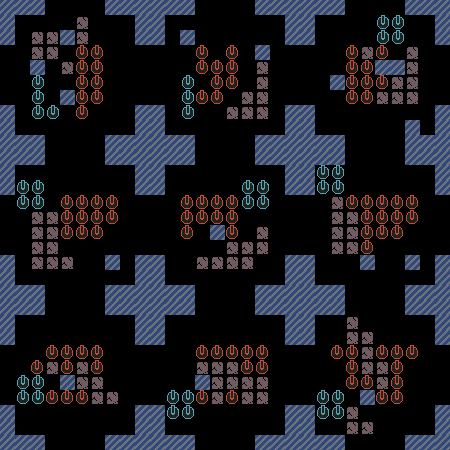

Rendered tile map (Tiled .tmx) drawn with the repository's tilesets; below, a short description and the full map source, tile grids included:
An orthogonal 30x30 tile map with 15x15 px tiles, 1 tile layer (Layer2) and 9 objects (1, 2, 3, 6, 5, ...).

<map version="1.2" tiledversion="1.2.4" orientation="orthogonal" renderorder="right-down" width="30" height="30" tilewidth="15" tileheight="15" infinite="0" nextlayerid="7" nextobjectid="57">
 <tileset firstgid="1" source="tileset.tsx" />
 <layer id="4" name="Layer2" width="30" height="30">
  <data encoding="csv">
4,4,4,0,0,0,0,4,4,4,4,4,4,0,0,0,0,4,4,4,4,4,4,0,0,0,0,4,4,4,
4,0,0,0,0,11,0,0,0,4,4,0,0,0,0,0,0,0,0,4,4,0,0,0,0,6,6,0,0,4,
4,0,11,11,4,11,0,0,0,4,4,0,4,0,0,0,0,0,0,4,4,0,0,0,0,6,6,0,0,4,
0,0,11,11,0,2147483653,2147483653,0,0,0,0,0,0,2147483653,0,2147483653,0,4,0,0,0,0,0,2147483653,11,2147483653,0,11,0,0,
0,0,4,0,11,2147483653,2147483653,0,0,0,0,0,0,2147483653,2147483653,2147483653,0,11,0,0,0,0,0,2147483653,2147483653,4,4,11,0,0,
0,0,6,0,0,2147483653,2147483653,0,0,0,0,0,6,0,2147483653,2147483653,0,11,0,0,0,0,4,2147483653,2147483653,2147483653,11,11,0,0,
0,0,6,0,4,2147483653,2147483653,0,0,0,0,0,6,2147483653,2147483653,0,11,11,0,0,0,0,0,2147483653,2147483653,11,11,11,0,0,
4,0,6,6,0,2147483653,0,0,0,4,4,0,6,0,0,11,11,11,0,4,4,0,0,0,0,0,0,0,0,4,
4,0,0,0,0,0,0,0,0,4,4,0,0,0,0,0,0,0,0,4,4,0,0,0,0,0,0,4,0,4,
4,4,4,0,0,0,0,4,4,4,4,4,4,0,0,0,0,4,4,4,4,4,4,0,0,0,0,4,4,4,
4,4,4,0,0,0,0,4,4,4,4,4,4,0,0,0,0,4,4,4,4,4,4,0,0,0,0,4,4,4,
4,0,0,0,0,0,0,0,0,4,4,0,0,0,0,0,0,0,0,4,4,6,6,0,0,0,0,0,0,4,
4,6,6,0,0,0,0,0,0,4,4,0,0,0,0,0,6,6,0,4,4,6,6,0,0,0,0,0,0,4,
0,6,6,0,2147483653,2147483653,2147483653,2147483653,0,0,0,0,2147483653,2147483653,2147483653,2147483653,6,6,0,0,0,0,11,2147483653,2147483653,2147483653,2147483653,2147483653,0,0,
0,0,11,11,2147483653,2147483653,2147483653,2147483653,0,0,0,0,2147483653,2147483653,2147483653,2147483653,0,0,0,0,0,0,11,11,2147483653,2147483653,2147483653,2147483653,0,0,
0,0,11,11,2147483653,2147483653,2147483653,0,0,0,0,0,2147483653,0,4,2147483653,0,11,0,0,0,0,11,11,2147483653,2147483653,2147483653,0,0,0,
0,0,11,11,0,0,0,0,0,0,0,0,0,0,0,11,11,11,0,0,0,0,11,11,2147483653,0,0,0,0,0,
4,0,11,11,11,0,0,4,0,4,4,0,0,11,11,11,11,0,0,4,4,0,0,0,4,0,0,4,0,4,
4,0,0,0,0,0,0,0,0,4,4,0,0,0,0,0,0,0,0,4,4,0,0,0,0,0,0,0,0,4,
4,4,4,0,0,0,0,4,4,4,4,4,4,0,0,0,0,4,4,4,4,4,4,0,0,0,0,4,4,4,
4,4,4,0,0,0,0,4,4,4,4,4,4,0,0,0,0,4,4,4,4,4,4,0,0,0,0,4,4,4,
4,0,0,0,0,0,0,0,0,4,4,0,0,0,0,0,0,0,0,4,4,0,0,11,0,0,0,0,0,4,
4,0,0,0,0,0,0,0,0,4,4,0,0,0,0,0,0,0,0,4,4,0,0,11,11,0,0,0,0,4,
0,0,0,2147483653,2147483653,2147483653,2147483653,0,0,0,0,0,0,2147483653,2147483653,2147483653,2147483653,2147483653,0,0,0,0,2147483653,2147483653,11,2147483653,2147483653,2147483653,0,0,
0,0,2147483653,11,2147483653,11,2147483653,0,0,0,0,0,0,11,11,11,2147483653,2147483653,0,0,0,0,0,2147483653,11,11,2147483653,0,0,0,
0,6,6,0,4,11,11,0,0,0,0,0,0,4,11,11,11,11,0,0,0,0,0,2147483653,2147483653,11,2147483653,0,0,0,
0,6,6,2147483653,2147483653,2147483653,11,11,0,0,0,6,6,2147483653,11,2147483653,11,11,0,0,0,6,6,0,4,2147483653,2147483653,0,0,0,
4,0,0,0,0,0,0,0,0,4,4,6,6,0,0,0,0,0,0,4,4,6,6,11,0,0,0,0,0,4,
4,0,0,0,0,0,0,0,0,4,4,0,0,0,0,0,0,0,0,4,4,0,0,11,11,0,0,0,0,4,
4,4,4,0,0,0,0,4,4,4,4,4,4,0,0,0,0,4,4,4,4,4,4,0,0,0,0,4,4,4
</data>
 </layer>
 <objectgroup id="3" name="Segment" locked="1">
  <object id="8" name="1" x="0" y="0" width="150" height="150" />
  <object id="9" name="2" x="150" y="0" width="150" height="150" />
  <object id="10" name="3" x="300" y="0" width="150" height="150" />
  <object id="11" name="6" x="300" y="150" width="150" height="150" />
  <object id="12" name="5" x="150" y="150" width="150" height="150" />
  <object id="13" name="4" x="0" y="150" width="150" height="150" />
  <object id="14" name="9" x="300" y="300" width="150" height="150" />
  <object id="15" name="8" x="150" y="300" width="150" height="150" />
  <object id="16" name="7" x="0" y="300" width="150" height="150" />
 </objectgroup>
</map>
